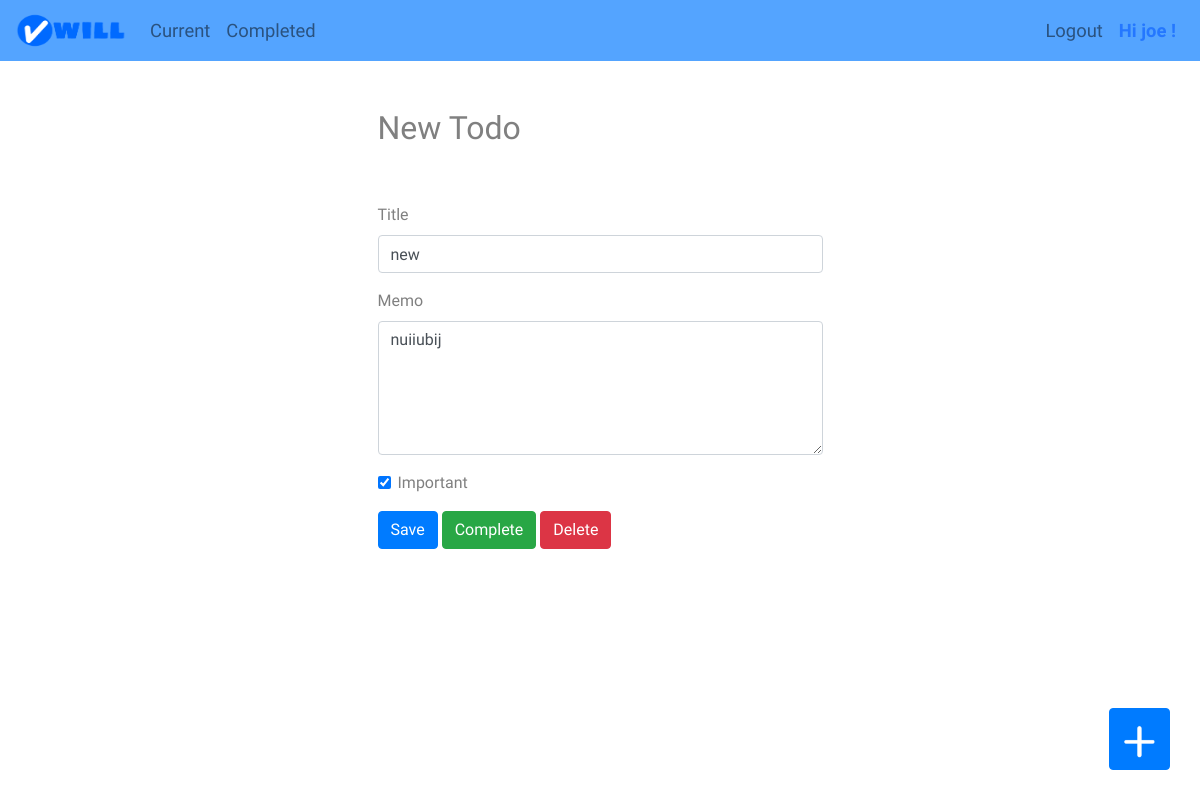
/todo/20 (signed in), run on the app's committed database.
### todo/models.py (models this page shows, shortened)
class Todo(models.Model):
    title = models.CharField(max_length=100)
    memo = models.TextField(blank=True)
    created = models.DateTimeField(auto_now_add=True)
    datecompleted = models.DateTimeField(null=True, blank=True)
    important = models.BooleanField(default=False)
    user = models.ForeignKey(User, on_delete=models.CASCADE)

### todo/views.py (the view, shortened to what this page needs)
# urls.py: path('todo/<int:todo_pk>', views.viewtodo, name='viewtodo'),
@login_required
def viewtodo(request, todo_pk):
    todo = get_object_or_404(Todo, pk=todo_pk, user=request.user)
    if request.method == 'GET':
        form = TodoForm(instance=todo)
        return render(request, 'todo/viewtodo.html', {'todo':todo, 'form':form})

### todo/forms.py
class TodoForm(ModelForm):
    class Meta:
        model = Todo
        fields = ['title', 'memo', 'important']

### todo/templates/todo/viewtodo.html (shortened to what this page needs)
{% extends "todo/base.html" %}
{% block content %}
    <div class="row justify-content-center mt-5">
        <div class="col-md-5">
            <h2>New Todo</h2>
        </div>
    </div>
    <div class="row justify-content-center mt-5">
        <div class="col-md-5">
            <form method="POST">
                <div class="form-group">
                    <label for="title">Title</label>
                    <input type="text" name="title" class="form-control" id="title" value="{{ todo.title }}" required>
                </div>
                <div class="form-group">
                    <label for="memo">Memo</label>
                    <textarea name="memo" rows="5" class="form-control" id="memo" >{{ todo.memo }}</textarea>
                </div>
                <div class="form-group form-check">
                    <input type="checkbox" name="important" class="form-check-input" id="important" {% if todo.important %}checked{% endif %}>
                    <label class="form-check-label" for="important">Important</label>
                </div>
                <button type="submit" class="btn btn-primary">Save</button>
                <button type="button" class="btn btn-success" onclick="$('#complete').click()">Complete</button>
                <button type="button" class="btn btn-danger" onclick="$('#delete').click()">Delete</button>
            </form>
        </div>
    </div>
{% endblock %}

### todo/templates/todo/base.html (shortened to what this page needs)
{% load static %}
<!doctype html>
<html lang="en">
<head>
    <link rel="stylesheet" href="https://stackpath.bootstrapcdn.com/bootstrap/4.4.1/css/bootstrap.min.css">
</head>
<body>
<nav class="navbar navbar-expand-md navbar-light" style="background: #54a4ff; isolation:isolate;">
    <a class="navbar-brand" href="{% url 'home' %}">
         <img src="{% static 'todo/brand.png' %}" width="110" height="35" class="d-inline-block align-top">
    </a>
    <div class="collapse navbar-collapse" id="navbarNav">
    {% if user.is_authenticated %}
        <ul class="navbar-nav mr-auto">
                <li class="nav-item {{ current }}">
                    <a class="nav-link" href="{% url 'currenttodos' %}">Current</a>
                </li>
                <li class="nav-item {{ completed }}">
                    <a class="nav-link" href="{% url 'completedtodos' %}">Completed</a>
                </li>
        </ul>
    {% endif %}
    <ul class="navbar-nav ml-auto">
            {% if user.is_authenticated %}
                <li class="nav-item">
                    <a href="#" onclick="$('#signOutBtn').click()" class="nav-link">Logout</a>
                </li>
                <div class="flex" style="text-align: center;">
                  <b class="nav-item nav-link" style="color:#2477ff;">Hi {{ request.user }} !</b>
                </div>
            {% endif %}
        </ul>
    </div>
</nav>
<div class="container">
{% block content %}{% endblock %}
</div>
{% if user.is_authenticated %}
  <a type="button" class="fixed btn btn-primary" href="{% url 'createtodo' %}"><img src="{% static 'todo/plus.png' %}" height="35px" width="35px" alt="+"></a>
{% endif %}
</body>
</html>

### todo/templates/todo/base.html (style rules this page uses)
.nav-link { font-size: 1.15rem; }
body { font-family: 'Ubuntu', sans-serif; }
.fixed { position: fixed; bottom: 30px; right: 30px; z-index: 10; font-size: 2rem; }
h1,h2,label,p { color: #808080; }
.form-control { background-color: #ffffff00; }

### data on the page
Todo: title "new", memo "nuiiubij", important "☑"

### other printed values
{{ request.user }} "joe"
